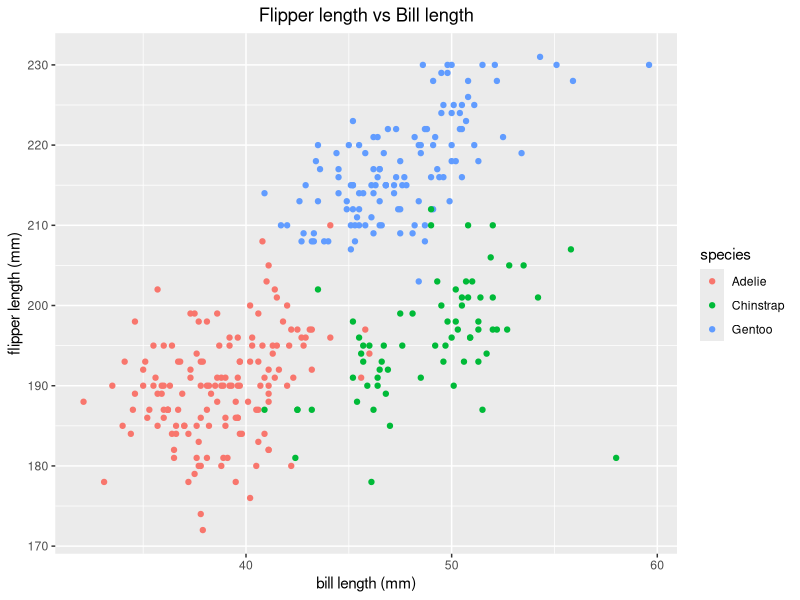
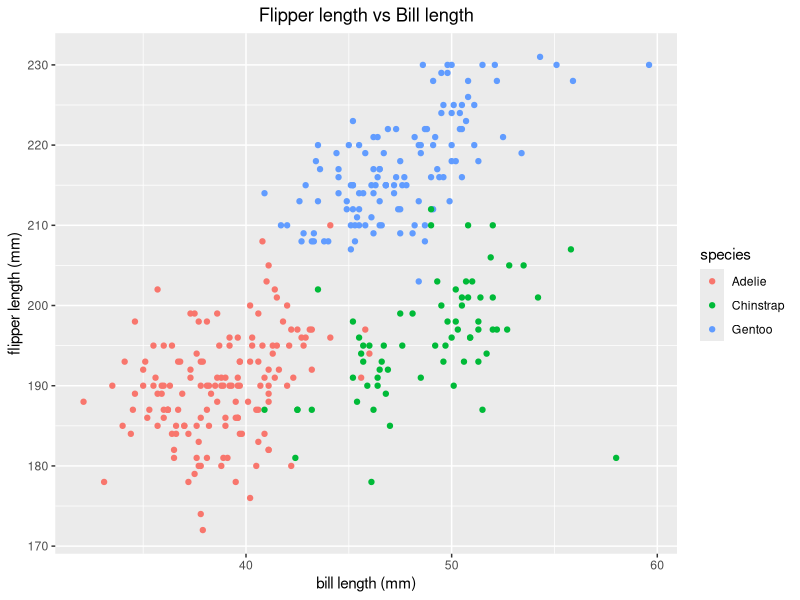

Source code (R) for these figures, in order:
## ---- chunk 1
knitr::opts_chunk$set(echo = TRUE)
## ---- chunk 2
# create variables
vec_sample = rnorm (10) # a random sample of size 10 from a standard Normal distribution
vec_logical = vec_sample > 0 # a logical vector indicating whether elements of the sample are greater then 0
vec_char = c ("Hi", "my", "name", "is", "Weixi", "Chen", "nice", "to", "meet", "you") # a character vector of length 10
vec_factor = factor(c("low", "low", "low", "medium", "medium", "medium", "medium", "high", "high", "high")) # a factor vector of length 10, with 3 different factor “levels”

# create a data frame using tibble()
library(tibble)
data_frame = tibble(
  vec_sample,
  vec_logical,
  vec_char,
  vec_factor
)
data_frame
## ---- chunk 3
as.numeric (vec_logical) * vec_sample
as.factor (vec_logical) * vec_sample
as.numeric (as.factor (vec_logical)) * vec_sample
## ---- chunk 4
# load "penguins" dataset
data("penguins", package = "palmerpenguins")
## ---- chunk 5
# load tidyverse packages
library(tidyverse)
# make a scatterplot of flipper length (y) vs bill length (x)
plot_penguins = tibble(
  x = penguins$bill_length_mm, 
  y = penguins$flipper_length_mm)
# plot flipper length (y) vs bill length (x), colored by species
ggplot(plot_penguins, aes(x = x, y = y, color = penguins$species)) + geom_point() + labs (color = "species", x = "bill length (mm)", y = "flipper length (mm)", title = "Flipper length vs Bill length" ) + theme(plot.title = element_text(hjust = 0.5))
# save the plot
ggsave("flipper_vs_bill.pdf")
